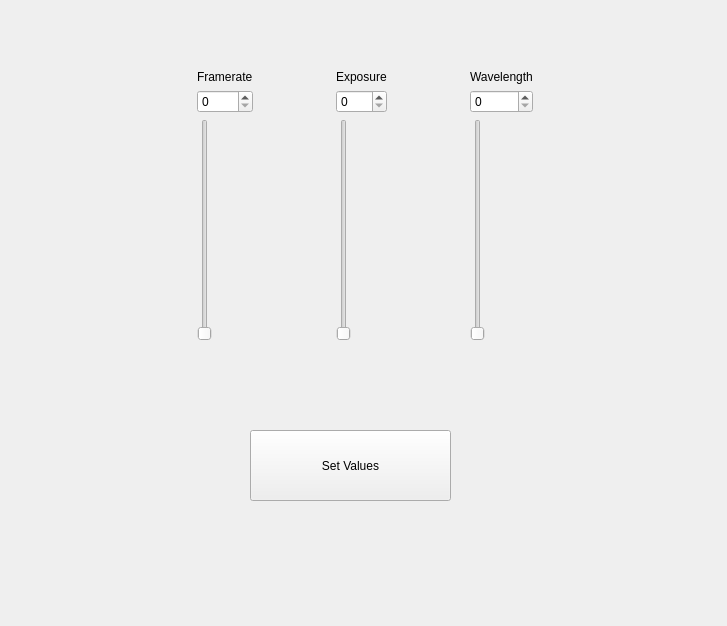
<?xml version="1.0" encoding="UTF-8"?>
<ui version="4.0">
 <class>Form</class>
 <widget class="QWidget" name="Form">
  <property name="geometry">
   <rect>
    <x>0</x>
    <y>0</y>
    <width>727</width>
    <height>626</height>
   </rect>
  </property>
  <property name="windowTitle">
   <string>Form</string>
  </property>
  <widget class="QWidget" name="layoutWidget">
   <property name="geometry">
    <rect>
     <x>120</x>
     <y>70</y>
     <width>491</width>
     <height>271</height>
    </rect>
   </property>
   <layout class="QGridLayout" name="gridLayout_4">
    <item row="0" column="2">
     <layout class="QGridLayout" name="gridLayout_3">
      <item row="0" column="0">
       <widget class="QLabel" name="label_4">
        <property name="text">
         <string>Wavelength</string>
        </property>
       </widget>
      </item>
      <item row="1" column="0">
       <widget class="QSpinBox" name="spinBox_4"/>
      </item>
      <item row="3" column="0">
       <widget class="QSlider" name="verticalSlider_4">
        <property name="orientation">
         <enum>Qt::Vertical</enum>
        </property>
       </widget>
      </item>
     </layout>
    </item>
    <item row="0" column="0">
     <layout class="QGridLayout" name="gridLayout">
      <item row="0" column="0">
       <widget class="QLabel" name="label">
        <property name="text">
         <string>Framerate</string>
        </property>
       </widget>
      </item>
      <item row="1" column="0">
       <widget class="QSpinBox" name="FRSpinbox">
        <property name="maximum">
         <number>1000</number>
        </property>
        <property name="singleStep">
         <number>10</number>
        </property>
       </widget>
      </item>
      <item row="2" column="0">
       <widget class="QSlider" name="verticalSlider_3">
        <property name="maximum">
         <number>1000</number>
        </property>
        <property name="singleStep">
         <number>10</number>
        </property>
        <property name="orientation">
         <enum>Qt::Vertical</enum>
        </property>
       </widget>
      </item>
     </layout>
    </item>
    <item row="0" column="1">
     <layout class="QGridLayout" name="gridLayout_2">
      <item row="0" column="0">
       <widget class="QLabel" name="label_3">
        <property name="text">
         <string>Exposure</string>
        </property>
       </widget>
      </item>
      <item row="1" column="0">
       <widget class="QSpinBox" name="spinBox_2"/>
      </item>
      <item row="2" column="0">
       <widget class="QSlider" name="verticalSlider_2">
        <property name="orientation">
         <enum>Qt::Vertical</enum>
        </property>
       </widget>
      </item>
     </layout>
    </item>
   </layout>
  </widget>
  <widget class="QPushButton" name="SetValues">
   <property name="geometry">
    <rect>
     <x>250</x>
     <y>430</y>
     <width>201</width>
     <height>71</height>
    </rect>
   </property>
   <property name="text">
    <string>Set Values</string>
   </property>
  </widget>
 </widget>
 <resources/>
 <connections>
  <connection>
   <sender>verticalSlider_3</sender>
   <signal>sliderMoved(int)</signal>
   <receiver>FRSpinbox</receiver>
   <slot>setValue(int)</slot>
   <hints>
    <hint type="sourcelabel">
     <x>182</x>
     <y>219</y>
    </hint>
    <hint type="destinationlabel">
     <x>193</x>
     <y>116</y>
    </hint>
   </hints>
  </connection>
  <connection>
   <sender>FRSpinbox</sender>
   <signal>valueChanged(int)</signal>
   <receiver>verticalSlider_3</receiver>
   <slot>setValue(int)</slot>
   <hints>
    <hint type="sourcelabel">
     <x>213</x>
     <y>116</y>
    </hint>
    <hint type="destinationlabel">
     <x>179</x>
     <y>205</y>
    </hint>
   </hints>
  </connection>
  <connection>
   <sender>verticalSlider_2</sender>
   <signal>sliderMoved(int)</signal>
   <receiver>spinBox_2</receiver>
   <slot>setValue(int)</slot>
   <hints>
    <hint type="sourcelabel">
     <x>360</x>
     <y>247</y>
    </hint>
    <hint type="destinationlabel">
     <x>390</x>
     <y>116</y>
    </hint>
   </hints>
  </connection>
  <connection>
   <sender>spinBox_2</sender>
   <signal>valueChanged(int)</signal>
   <receiver>verticalSlider_2</receiver>
   <slot>setValue(int)</slot>
   <hints>
    <hint type="sourcelabel">
     <x>390</x>
     <y>116</y>
    </hint>
    <hint type="destinationlabel">
     <x>360</x>
     <y>261</y>
    </hint>
   </hints>
  </connection>
  <connection>
   <sender>verticalSlider_4</sender>
   <signal>valueChanged(int)</signal>
   <receiver>spinBox_4</receiver>
   <slot>setValue(int)</slot>
   <hints>
    <hint type="sourcelabel">
     <x>518</x>
     <y>213</y>
    </hint>
    <hint type="destinationlabel">
     <x>563</x>
     <y>116</y>
    </hint>
   </hints>
  </connection>
  <connection>
   <sender>spinBox_4</sender>
   <signal>valueChanged(int)</signal>
   <receiver>verticalSlider_4</receiver>
   <slot>setValue(int)</slot>
   <hints>
    <hint type="sourcelabel">
     <x>563</x>
     <y>116</y>
    </hint>
    <hint type="destinationlabel">
     <x>518</x>
     <y>223</y>
    </hint>
   </hints>
  </connection>
 </connections>
</ui>
